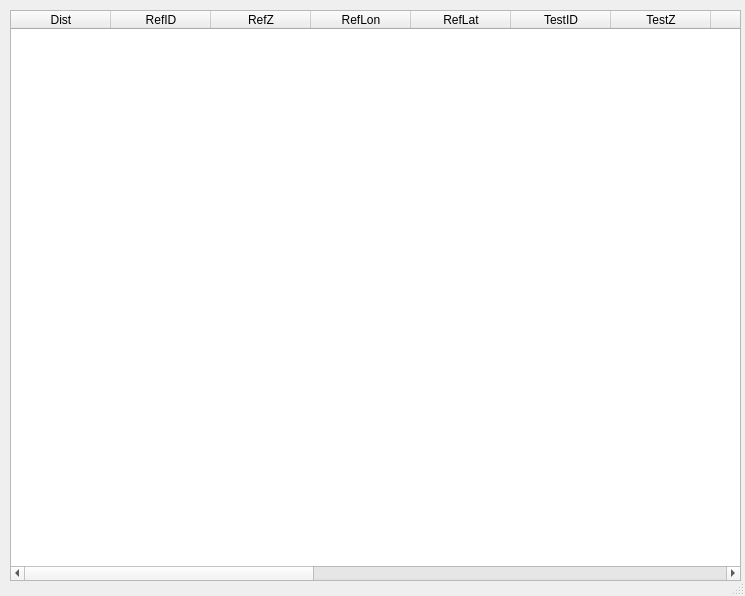
<?xml version="1.0" encoding="UTF-8"?>
<ui version="4.0">
 <class>ZoneAnalysis</class>
 <widget class="QDialog" name="ZoneAnalysis">
  <property name="geometry">
   <rect>
    <x>0</x>
    <y>0</y>
    <width>745</width>
    <height>596</height>
   </rect>
  </property>
  <property name="windowTitle">
   <string>Sliver Analysis</string>
  </property>
  <property name="sizeGripEnabled">
   <bool>true</bool>
  </property>
  <widget class="QTableWidget" name="table">
   <property name="geometry">
    <rect>
     <x>10</x>
     <y>10</y>
     <width>731</width>
     <height>571</height>
    </rect>
   </property>
   <property name="columnCount">
    <number>17</number>
   </property>
   <column>
    <property name="text">
     <string>Dist</string>
    </property>
   </column>
   <column>
    <property name="text">
     <string>RefID</string>
    </property>
   </column>
   <column>
    <property name="text">
     <string>RefZ</string>
    </property>
   </column>
   <column>
    <property name="text">
     <string>RefLon</string>
    </property>
   </column>
   <column>
    <property name="text">
     <string>RefLat</string>
    </property>
   </column>
   <column>
    <property name="text">
     <string>TestID</string>
    </property>
   </column>
   <column>
    <property name="text">
     <string>TestZ</string>
    </property>
   </column>
   <column>
    <property name="text">
     <string>TestLon</string>
    </property>
   </column>
   <column>
    <property name="text">
     <string>TestLat</string>
    </property>
   </column>
   <column/>
   <column/>
   <column/>
   <column/>
   <column/>
   <column/>
   <column/>
   <column/>
  </widget>
 </widget>
 <resources/>
 <connections/>
</ui>
